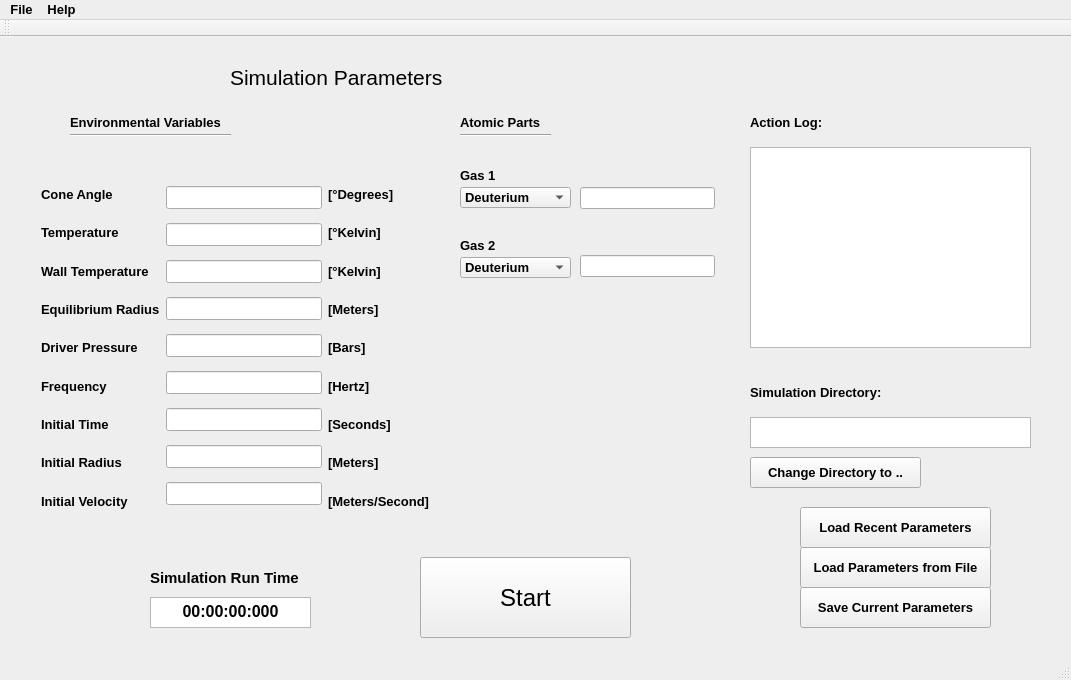
<?xml version="1.0" encoding="UTF-8"?>
<ui version="4.0">
 <class>SimulationGUIClass</class>
 <widget class="QMainWindow" name="SimulationGUIClass">
  <property name="geometry">
   <rect>
    <x>0</x>
    <y>0</y>
    <width>1071</width>
    <height>680</height>
   </rect>
  </property>
  <property name="palette">
   <palette>
    <active>
     <colorrole role="Base">
      <brush brushstyle="SolidPattern">
       <color alpha="255">
        <red>255</red>
        <green>255</green>
        <blue>255</blue>
       </color>
      </brush>
     </colorrole>
     <colorrole role="Window">
      <brush brushstyle="SolidPattern">
       <color alpha="255">
        <red>238</red>
        <green>238</green>
        <blue>238</blue>
       </color>
      </brush>
     </colorrole>
    </active>
    <inactive>
     <colorrole role="Base">
      <brush brushstyle="SolidPattern">
       <color alpha="255">
        <red>255</red>
        <green>255</green>
        <blue>255</blue>
       </color>
      </brush>
     </colorrole>
     <colorrole role="Window">
      <brush brushstyle="SolidPattern">
       <color alpha="255">
        <red>238</red>
        <green>238</green>
        <blue>238</blue>
       </color>
      </brush>
     </colorrole>
    </inactive>
    <disabled>
     <colorrole role="Base">
      <brush brushstyle="SolidPattern">
       <color alpha="255">
        <red>238</red>
        <green>238</green>
        <blue>238</blue>
       </color>
      </brush>
     </colorrole>
     <colorrole role="Window">
      <brush brushstyle="SolidPattern">
       <color alpha="255">
        <red>238</red>
        <green>238</green>
        <blue>238</blue>
       </color>
      </brush>
     </colorrole>
    </disabled>
   </palette>
  </property>
  <property name="font">
   <font>
    <pointsize>10</pointsize>
    <weight>75</weight>
    <bold>true</bold>
   </font>
  </property>
  <property name="contextMenuPolicy">
   <enum>Qt::ActionsContextMenu</enum>
  </property>
  <property name="windowTitle">
   <string>SimulationGUI</string>
  </property>
  <widget class="QWidget" name="centralWidget">
   <widget class="QToolButton" name="LoadRecentParametersButton">
    <property name="geometry">
     <rect>
      <x>800</x>
      <y>470</y>
      <width>191</width>
      <height>41</height>
     </rect>
    </property>
    <property name="font">
     <font>
      <pointsize>10</pointsize>
      <weight>75</weight>
      <bold>true</bold>
     </font>
    </property>
    <property name="cursor">
     <cursorShape>PointingHandCursor</cursorShape>
    </property>
    <property name="text">
     <string>Load Recent Parameters</string>
    </property>
   </widget>
   <widget class="QToolButton" name="LoadParametersFromFileButton">
    <property name="geometry">
     <rect>
      <x>800</x>
      <y>510</y>
      <width>191</width>
      <height>41</height>
     </rect>
    </property>
    <property name="font">
     <font>
      <pointsize>10</pointsize>
      <weight>75</weight>
      <bold>true</bold>
     </font>
    </property>
    <property name="cursor">
     <cursorShape>PointingHandCursor</cursorShape>
    </property>
    <property name="text">
     <string>Load Parameters from File</string>
    </property>
   </widget>
   <widget class="QToolButton" name="StartButton">
    <property name="geometry">
     <rect>
      <x>420</x>
      <y>520</y>
      <width>211</width>
      <height>81</height>
     </rect>
    </property>
    <property name="font">
     <font>
      <pointsize>18</pointsize>
      <weight>50</weight>
      <bold>false</bold>
     </font>
    </property>
    <property name="cursor">
     <cursorShape>PointingHandCursor</cursorShape>
    </property>
    <property name="text">
     <string>Start</string>
    </property>
   </widget>
   <widget class="QToolButton" name="SaveCurrentParametersButton">
    <property name="geometry">
     <rect>
      <x>800</x>
      <y>550</y>
      <width>191</width>
      <height>41</height>
     </rect>
    </property>
    <property name="font">
     <font>
      <pointsize>10</pointsize>
      <weight>75</weight>
      <bold>true</bold>
     </font>
    </property>
    <property name="cursor">
     <cursorShape>PointingHandCursor</cursorShape>
    </property>
    <property name="text">
     <string>Save Current Parameters</string>
    </property>
   </widget>
   <widget class="QLabel" name="ActionLogLabel">
    <property name="geometry">
     <rect>
      <x>750</x>
      <y>70</y>
      <width>81</width>
      <height>31</height>
     </rect>
    </property>
    <property name="text">
     <string>Action Log:</string>
    </property>
   </widget>
   <widget class="QTextBrowser" name="ActionLogBox">
    <property name="geometry">
     <rect>
      <x>750</x>
      <y>110</y>
      <width>281</width>
      <height>201</height>
     </rect>
    </property>
    <property name="font">
     <font>
      <pointsize>9</pointsize>
      <weight>50</weight>
      <bold>false</bold>
     </font>
    </property>
    <property name="cursor" stdset="0">
     <cursorShape>IBeamCursor</cursorShape>
    </property>
   </widget>
   <widget class="QLabel" name="EnvironmentalVariablesLabel">
    <property name="geometry">
     <rect>
      <x>70</x>
      <y>70</y>
      <width>171</width>
      <height>31</height>
     </rect>
    </property>
    <property name="text">
     <string>Environmental Variables</string>
    </property>
   </widget>
   <widget class="Line" name="EnvironmentalVariablesLine">
    <property name="geometry">
     <rect>
      <x>70</x>
      <y>90</y>
      <width>161</width>
      <height>16</height>
     </rect>
    </property>
    <property name="orientation">
     <enum>Qt::Horizontal</enum>
    </property>
   </widget>
   <widget class="QLabel" name="SimulationParameters">
    <property name="geometry">
     <rect>
      <x>230</x>
      <y>20</y>
      <width>271</width>
      <height>41</height>
     </rect>
    </property>
    <property name="font">
     <font>
      <pointsize>16</pointsize>
      <weight>50</weight>
      <bold>false</bold>
     </font>
    </property>
    <property name="text">
     <string>Simulation Parameters</string>
    </property>
   </widget>
   <widget class="Line" name="AtomicPartsLine">
    <property name="geometry">
     <rect>
      <x>460</x>
      <y>90</y>
      <width>91</width>
      <height>16</height>
     </rect>
    </property>
    <property name="orientation">
     <enum>Qt::Horizontal</enum>
    </property>
   </widget>
   <widget class="QLabel" name="AtomicPartsLabel">
    <property name="geometry">
     <rect>
      <x>460</x>
      <y>70</y>
      <width>91</width>
      <height>31</height>
     </rect>
    </property>
    <property name="text">
     <string>Atomic Parts</string>
    </property>
   </widget>
   <widget class="QTextBrowser" name="SimulationDirectoryBox">
    <property name="geometry">
     <rect>
      <x>750</x>
      <y>380</y>
      <width>281</width>
      <height>31</height>
     </rect>
    </property>
    <property name="font">
     <font>
      <pointsize>9</pointsize>
      <weight>50</weight>
      <bold>false</bold>
     </font>
    </property>
    <property name="cursor" stdset="0">
     <cursorShape>IBeamCursor</cursorShape>
    </property>
   </widget>
   <widget class="QLabel" name="SimulationDirectoryLabel">
    <property name="geometry">
     <rect>
      <x>750</x>
      <y>340</y>
      <width>141</width>
      <height>31</height>
     </rect>
    </property>
    <property name="text">
     <string>Simulation Directory:</string>
    </property>
   </widget>
   <widget class="QToolButton" name="ChangeDirectoryToButton">
    <property name="geometry">
     <rect>
      <x>750</x>
      <y>420</y>
      <width>171</width>
      <height>31</height>
     </rect>
    </property>
    <property name="cursor">
     <cursorShape>PointingHandCursor</cursorShape>
    </property>
    <property name="text">
     <string>Change Directory to ..</string>
    </property>
   </widget>
   <widget class="QWidget" name="layoutWidget">
    <property name="geometry">
     <rect>
      <x>30</x>
      <y>130</y>
      <width>411</width>
      <height>361</height>
     </rect>
    </property>
    <property name="font">
     <font>
      <pointsize>10</pointsize>
      <weight>75</weight>
      <bold>true</bold>
     </font>
    </property>
    <layout class="QHBoxLayout" name="horizontalLayout">
     <item>
      <layout class="QVBoxLayout" name="verticalLayout_3">
       <item>
        <widget class="QLabel" name="ConeAngleLabel">
         <property name="font">
          <font>
           <pointsize>10</pointsize>
           <weight>75</weight>
           <bold>true</bold>
          </font>
         </property>
         <property name="toolTip">
          <string>&lt;html&gt;&lt;head/&gt;&lt;body&gt;&lt;p&gt;&lt;span style=&quot; font-size:12pt; font-weight:400;&quot;&gt;The &lt;/span&gt;&lt;span style=&quot; font-size:12pt;&quot;&gt;Cone Angle&lt;/span&gt;&lt;span style=&quot; font-size:12pt; font-weight:400;&quot;&gt; is the &lt;/span&gt;&lt;span style=&quot; font-size:12pt;&quot;&gt;angularwidth &lt;/span&gt;&lt;span style=&quot; font-size:12pt; font-weight:400;&quot;&gt;of the &lt;/span&gt;&lt;span style=&quot; font-size:12pt;&quot;&gt;conical section&lt;/span&gt;&lt;span style=&quot; font-size:12pt; font-weight:400;&quot;&gt; of the &lt;/span&gt;&lt;span style=&quot; font-size:12pt;&quot;&gt;bubble&lt;/span&gt;&lt;span style=&quot; font-size:12pt; font-weight:400;&quot;&gt; that is to be simulated.&lt;/span&gt;&lt;/p&gt;&lt;/body&gt;&lt;/html&gt;</string>
         </property>
         <property name="text">
          <string>Cone Angle</string>
         </property>
        </widget>
       </item>
       <item>
        <widget class="QLabel" name="TemperatureLabel">
         <property name="font">
          <font>
           <pointsize>10</pointsize>
           <weight>75</weight>
           <bold>true</bold>
          </font>
         </property>
         <property name="toolTip">
          <string>&lt;html&gt;&lt;head/&gt;&lt;body&gt;&lt;p&gt;&lt;span style=&quot; font-size:12pt; font-weight:400;&quot;&gt;The &lt;/span&gt;&lt;span style=&quot; font-size:12pt;&quot;&gt;Temperature&lt;/span&gt;&lt;span style=&quot; font-size:12pt; font-weight:400;&quot;&gt; of the bubble's surrounding &lt;/span&gt;&lt;span style=&quot; font-size:12pt;&quot;&gt;environment&lt;/span&gt;&lt;span style=&quot; font-size:12pt; font-weight:400;&quot;&gt;.&lt;/span&gt;&lt;/p&gt;&lt;/body&gt;&lt;/html&gt;</string>
         </property>
         <property name="text">
          <string>Temperature</string>
         </property>
        </widget>
       </item>
       <item>
        <widget class="QLabel" name="WallTemperatureLabel">
         <property name="font">
          <font>
           <pointsize>10</pointsize>
           <weight>75</weight>
           <bold>true</bold>
          </font>
         </property>
         <property name="toolTip">
          <string>&lt;html&gt;&lt;head/&gt;&lt;body&gt;&lt;p&gt;&lt;span style=&quot; font-size:12pt; font-weight:400;&quot;&gt;The &lt;/span&gt;&lt;span style=&quot; font-size:12pt;&quot;&gt;Wall Temperature&lt;/span&gt;&lt;span style=&quot; font-size:12pt; font-weight:400;&quot;&gt; is the temperature of the &lt;/span&gt;&lt;span style=&quot; font-size:12pt;&quot;&gt;bubble's wall&lt;/span&gt;&lt;span style=&quot; font-size:12pt; font-weight:400;&quot;&gt;.&lt;/span&gt;&lt;/p&gt;&lt;/body&gt;&lt;/html&gt;</string>
         </property>
         <property name="text">
          <string>Wall Temperature</string>
         </property>
        </widget>
       </item>
       <item>
        <widget class="QLabel" name="EquilibriumRadiusLabel">
         <property name="font">
          <font>
           <pointsize>10</pointsize>
           <weight>75</weight>
           <bold>true</bold>
          </font>
         </property>
         <property name="toolTip">
          <string>&lt;html&gt;&lt;head/&gt;&lt;body&gt;&lt;p&gt;&lt;span style=&quot; font-size:12pt; font-weight:400;&quot;&gt;The &lt;/span&gt;&lt;span style=&quot; font-size:12pt;&quot;&gt;Equilibrium Radius&lt;/span&gt;&lt;span style=&quot; font-size:12pt; font-weight:400;&quot;&gt; of the &lt;/span&gt;&lt;span style=&quot; font-size:12pt;&quot;&gt;bubble&lt;/span&gt;&lt;span style=&quot; font-size:12pt; font-weight:400;&quot;&gt;.&lt;/span&gt;&lt;/p&gt;&lt;/body&gt;&lt;/html&gt;</string>
         </property>
         <property name="text">
          <string>Equilibrium Radius</string>
         </property>
        </widget>
       </item>
       <item>
        <widget class="QLabel" name="DriverPressureLabel">
         <property name="font">
          <font>
           <pointsize>10</pointsize>
           <weight>75</weight>
           <bold>true</bold>
          </font>
         </property>
         <property name="toolTip">
          <string>&lt;html&gt;&lt;head/&gt;&lt;body&gt;&lt;p&gt;&lt;span style=&quot; font-size:12pt; font-weight:400;&quot;&gt;The &lt;/span&gt;&lt;span style=&quot; font-size:12pt;&quot;&gt;Acoustic Driver Pressure.&lt;/span&gt;&lt;/p&gt;&lt;/body&gt;&lt;/html&gt;</string>
         </property>
         <property name="text">
          <string>Driver Pressure</string>
         </property>
        </widget>
       </item>
       <item>
        <widget class="QLabel" name="FrequencyLabel">
         <property name="font">
          <font>
           <pointsize>10</pointsize>
           <weight>75</weight>
           <bold>true</bold>
          </font>
         </property>
         <property name="toolTip">
          <string>&lt;html&gt;&lt;head/&gt;&lt;body&gt;&lt;p&gt;&lt;span style=&quot; font-size:12pt; font-weight:400;&quot;&gt;The &lt;/span&gt;&lt;span style=&quot; font-size:12pt;&quot;&gt;Frequency&lt;/span&gt;&lt;span style=&quot; font-size:12pt; font-weight:400;&quot;&gt;.&lt;/span&gt;&lt;/p&gt;&lt;/body&gt;&lt;/html&gt;</string>
         </property>
         <property name="text">
          <string>Frequency</string>
         </property>
        </widget>
       </item>
       <item>
        <widget class="QLabel" name="InitialTimeLabel">
         <property name="font">
          <font>
           <pointsize>10</pointsize>
           <weight>75</weight>
           <bold>true</bold>
          </font>
         </property>
         <property name="toolTip">
          <string>&lt;html&gt;&lt;head/&gt;&lt;body&gt;&lt;p&gt;&lt;span style=&quot; font-size:12pt; font-weight:400;&quot;&gt;The &lt;/span&gt;&lt;span style=&quot; font-size:12pt;&quot;&gt;Time Offset&lt;/span&gt;&lt;span style=&quot; font-size:12pt; font-weight:400;&quot;&gt; for the &lt;/span&gt;&lt;span style=&quot; font-size:12pt;&quot;&gt;Acoustic Driver&lt;/span&gt;&lt;span style=&quot; font-size:12pt; font-weight:400;&quot;&gt;. This will &lt;/span&gt;&lt;span style=&quot; font-size:12pt;&quot;&gt;shift the sinusoid&lt;/span&gt;&lt;span style=&quot; font-size:12pt; font-weight:400;&quot;&gt; to the left or to the right.&lt;/span&gt;&lt;/p&gt;&lt;/body&gt;&lt;/html&gt;</string>
         </property>
         <property name="text">
          <string>Initial Time</string>
         </property>
        </widget>
       </item>
       <item>
        <widget class="QLabel" name="InitialRadiusLabel">
         <property name="font">
          <font>
           <pointsize>10</pointsize>
           <weight>75</weight>
           <bold>true</bold>
          </font>
         </property>
         <property name="toolTip">
          <string>&lt;html&gt;&lt;head/&gt;&lt;body&gt;&lt;p&gt;&lt;span style=&quot; font-size:12pt; font-weight:400;&quot;&gt;The &lt;/span&gt;&lt;span style=&quot; font-size:12pt;&quot;&gt;Initial Radius&lt;/span&gt;&lt;span style=&quot; font-size:12pt; font-weight:400;&quot;&gt; of the&lt;/span&gt;&lt;span style=&quot; font-size:12pt;&quot;&gt; bubble&lt;/span&gt;&lt;span style=&quot; font-size:12pt; font-weight:400;&quot;&gt;.&lt;/span&gt;&lt;/p&gt;&lt;/body&gt;&lt;/html&gt;</string>
         </property>
         <property name="text">
          <string>Initial Radius</string>
         </property>
        </widget>
       </item>
       <item>
        <widget class="QLabel" name="InitialVelocityLabel">
         <property name="font">
          <font>
           <pointsize>10</pointsize>
           <weight>75</weight>
           <bold>true</bold>
          </font>
         </property>
         <property name="toolTip">
          <string>&lt;html&gt;&lt;head/&gt;&lt;body&gt;&lt;p&gt;&lt;span style=&quot; font-size:12pt; font-weight:400;&quot;&gt;The &lt;/span&gt;&lt;span style=&quot; font-size:12pt;&quot;&gt;Initial Velocity&lt;/span&gt;&lt;span style=&quot; font-size:12pt; font-weight:400;&quot;&gt; of the &lt;/span&gt;&lt;span style=&quot; font-size:12pt;&quot;&gt;bubble wall&lt;/span&gt;&lt;span style=&quot; font-size:12pt; font-weight:400;&quot;&gt;. A &lt;/span&gt;&lt;span style=&quot; font-size:12pt;&quot;&gt;positive value&lt;/span&gt;&lt;span style=&quot; font-size:12pt; font-weight:400;&quot;&gt; indicates an &lt;/span&gt;&lt;span style=&quot; font-size:12pt;&quot;&gt;expansion&lt;/span&gt;&lt;span style=&quot; font-size:12pt; font-weight:400;&quot;&gt;, while a &lt;/span&gt;&lt;span style=&quot; font-size:12pt;&quot;&gt;negative value&lt;/span&gt;&lt;span style=&quot; font-size:12pt; font-weight:400;&quot;&gt; indicates a &lt;/span&gt;&lt;span style=&quot; font-size:12pt;&quot;&gt;compression&lt;/span&gt;&lt;span style=&quot; font-size:12pt; font-weight:400;&quot;&gt;.&lt;/span&gt;&lt;/p&gt;&lt;/body&gt;&lt;/html&gt;</string>
         </property>
         <property name="text">
          <string>Initial Velocity</string>
         </property>
        </widget>
       </item>
      </layout>
     </item>
     <item>
      <layout class="QVBoxLayout" name="verticalLayout_2">
       <item>
        <widget class="QLineEdit" name="ConeAngleLineText">
         <property name="font">
          <font>
           <pointsize>10</pointsize>
           <weight>50</weight>
           <bold>false</bold>
          </font>
         </property>
         <property name="layoutDirection">
          <enum>Qt::LeftToRight</enum>
         </property>
         <property name="alignment">
          <set>Qt::AlignRight|Qt::AlignTrailing|Qt::AlignVCenter</set>
         </property>
        </widget>
       </item>
       <item>
        <widget class="QLineEdit" name="TemperatureLineText">
         <property name="font">
          <font>
           <weight>50</weight>
           <bold>false</bold>
          </font>
         </property>
         <property name="layoutDirection">
          <enum>Qt::LeftToRight</enum>
         </property>
         <property name="alignment">
          <set>Qt::AlignRight|Qt::AlignTrailing|Qt::AlignVCenter</set>
         </property>
        </widget>
       </item>
       <item>
        <widget class="QLineEdit" name="WallTemperatureLineText">
         <property name="font">
          <font>
           <weight>50</weight>
           <bold>false</bold>
          </font>
         </property>
         <property name="layoutDirection">
          <enum>Qt::LeftToRight</enum>
         </property>
         <property name="alignment">
          <set>Qt::AlignRight|Qt::AlignTrailing|Qt::AlignVCenter</set>
         </property>
        </widget>
       </item>
       <item>
        <widget class="QLineEdit" name="EquilibriumRadiusLineText">
         <property name="font">
          <font>
           <weight>50</weight>
           <bold>false</bold>
          </font>
         </property>
         <property name="layoutDirection">
          <enum>Qt::LeftToRight</enum>
         </property>
         <property name="alignment">
          <set>Qt::AlignRight|Qt::AlignTrailing|Qt::AlignVCenter</set>
         </property>
        </widget>
       </item>
       <item>
        <widget class="QLineEdit" name="DriverPressureLineText">
         <property name="font">
          <font>
           <weight>50</weight>
           <bold>false</bold>
          </font>
         </property>
         <property name="layoutDirection">
          <enum>Qt::LeftToRight</enum>
         </property>
         <property name="alignment">
          <set>Qt::AlignRight|Qt::AlignTrailing|Qt::AlignVCenter</set>
         </property>
        </widget>
       </item>
       <item>
        <widget class="QLineEdit" name="FrequencyLineText">
         <property name="font">
          <font>
           <weight>50</weight>
           <bold>false</bold>
          </font>
         </property>
         <property name="layoutDirection">
          <enum>Qt::LeftToRight</enum>
         </property>
         <property name="alignment">
          <set>Qt::AlignRight|Qt::AlignTrailing|Qt::AlignVCenter</set>
         </property>
        </widget>
       </item>
       <item>
        <widget class="QLineEdit" name="InitialTimeLineText">
         <property name="font">
          <font>
           <weight>50</weight>
           <bold>false</bold>
          </font>
         </property>
         <property name="layoutDirection">
          <enum>Qt::LeftToRight</enum>
         </property>
         <property name="alignment">
          <set>Qt::AlignRight|Qt::AlignTrailing|Qt::AlignVCenter</set>
         </property>
        </widget>
       </item>
       <item>
        <widget class="QLineEdit" name="InitialRadiusLineText">
         <property name="font">
          <font>
           <weight>50</weight>
           <bold>false</bold>
          </font>
         </property>
         <property name="layoutDirection">
          <enum>Qt::LeftToRight</enum>
         </property>
         <property name="alignment">
          <set>Qt::AlignRight|Qt::AlignTrailing|Qt::AlignVCenter</set>
         </property>
        </widget>
       </item>
       <item>
        <widget class="QLineEdit" name="InitialVelocityLineText">
         <property name="font">
          <font>
           <weight>50</weight>
           <bold>false</bold>
          </font>
         </property>
         <property name="layoutDirection">
          <enum>Qt::LeftToRight</enum>
         </property>
         <property name="alignment">
          <set>Qt::AlignRight|Qt::AlignTrailing|Qt::AlignVCenter</set>
         </property>
        </widget>
       </item>
      </layout>
     </item>
     <item>
      <layout class="QVBoxLayout" name="verticalLayout">
       <item>
        <widget class="QLabel" name="ConeAngleUnitsLabel">
         <property name="text">
          <string>[°Degrees]</string>
         </property>
        </widget>
       </item>
       <item>
        <widget class="QLabel" name="TemperatureUnitsLabel">
         <property name="text">
          <string>[°Kelvin]</string>
         </property>
        </widget>
       </item>
       <item>
        <widget class="QLabel" name="WallTemperatureUnitsLabel">
         <property name="text">
          <string>[°Kelvin]</string>
         </property>
        </widget>
       </item>
       <item>
        <widget class="QLabel" name="EquilibriumRadiusUnitsLabel">
         <property name="text">
          <string>[Meters]</string>
         </property>
        </widget>
       </item>
       <item>
        <widget class="QLabel" name="DriverPressureUnitsLabel">
         <property name="text">
          <string>[Bars]</string>
         </property>
        </widget>
       </item>
       <item>
        <widget class="QLabel" name="FrequencyUnitsLabel">
         <property name="text">
          <string>[Hertz]</string>
         </property>
        </widget>
       </item>
       <item>
        <widget class="QLabel" name="InitialTimeUnitsLabel">
         <property name="text">
          <string>[Seconds]</string>
         </property>
        </widget>
       </item>
       <item>
        <widget class="QLabel" name="InitialRadiusUnitsLabel">
         <property name="text">
          <string>[Meters]</string>
         </property>
        </widget>
       </item>
       <item>
        <widget class="QLabel" name="InitialVelocityUnitsLabel">
         <property name="text">
          <string>[Meters/Second]</string>
         </property>
        </widget>
       </item>
      </layout>
     </item>
    </layout>
   </widget>
   <widget class="QComboBox" name="GasComboBox2">
    <property name="geometry">
     <rect>
      <x>460</x>
      <y>220</y>
      <width>111</width>
      <height>21</height>
     </rect>
    </property>
    <item>
     <property name="text">
      <string>Deuterium</string>
     </property>
    </item>
    <item>
     <property name="text">
      <string>Helium</string>
     </property>
    </item>
    <item>
     <property name="text">
      <string>Neon</string>
     </property>
    </item>
    <item>
     <property name="text">
      <string>Argon</string>
     </property>
    </item>
    <item>
     <property name="text">
      <string>Xenon</string>
     </property>
    </item>
   </widget>
   <widget class="QComboBox" name="GasComboBox1">
    <property name="geometry">
     <rect>
      <x>460</x>
      <y>150</y>
      <width>111</width>
      <height>21</height>
     </rect>
    </property>
    <item>
     <property name="text">
      <string>Deuterium</string>
     </property>
    </item>
    <item>
     <property name="text">
      <string>Helium</string>
     </property>
    </item>
    <item>
     <property name="text">
      <string>Neon</string>
     </property>
    </item>
    <item>
     <property name="text">
      <string>Argon</string>
     </property>
    </item>
    <item>
     <property name="text">
      <string>Xenon</string>
     </property>
    </item>
   </widget>
   <widget class="QTextBrowser" name="GUITimerBox">
    <property name="geometry">
     <rect>
      <x>150</x>
      <y>560</y>
      <width>161</width>
      <height>31</height>
     </rect>
    </property>
    <property name="html">
     <string>&lt;!DOCTYPE HTML PUBLIC &quot;-//W3C//DTD HTML 4.0//EN&quot; &quot;http://www.w3.org/TR/REC-html40/strict.dtd&quot;&gt;
&lt;html&gt;&lt;head&gt;&lt;meta name=&quot;qrichtext&quot; content=&quot;1&quot; /&gt;&lt;style type=&quot;text/css&quot;&gt;
p, li { white-space: pre-wrap; }
&lt;/style&gt;&lt;/head&gt;&lt;body style=&quot; font-family:'Lucida Grande'; font-size:10pt; font-weight:600; font-style:normal;&quot;&gt;
&lt;p align=&quot;center&quot; style=&quot; margin-top:0px; margin-bottom:0px; margin-left:0px; margin-right:0px; -qt-block-indent:0; text-indent:0px;&quot;&gt;&lt;span style=&quot; font-family:'MS Shell Dlg 2'; font-size:12pt;&quot;&gt;00:00:00:000&lt;/span&gt;&lt;/p&gt;&lt;/body&gt;&lt;/html&gt;</string>
    </property>
   </widget>
   <widget class="QLabel" name="TimerLabel">
    <property name="geometry">
     <rect>
      <x>150</x>
      <y>530</y>
      <width>181</width>
      <height>21</height>
     </rect>
    </property>
    <property name="font">
     <font>
      <pointsize>11</pointsize>
     </font>
    </property>
    <property name="text">
     <string>Simulation Run Time</string>
    </property>
   </widget>
   <widget class="QLineEdit" name="Gas1LineText">
    <property name="geometry">
     <rect>
      <x>580</x>
      <y>150</y>
      <width>135</width>
      <height>22</height>
     </rect>
    </property>
    <property name="font">
     <font>
      <pointsize>10</pointsize>
      <weight>50</weight>
      <bold>false</bold>
     </font>
    </property>
    <property name="alignment">
     <set>Qt::AlignRight|Qt::AlignTrailing|Qt::AlignVCenter</set>
    </property>
   </widget>
   <widget class="QLineEdit" name="Gas2LineText">
    <property name="geometry">
     <rect>
      <x>580</x>
      <y>218</y>
      <width>135</width>
      <height>22</height>
     </rect>
    </property>
    <property name="font">
     <font>
      <pointsize>10</pointsize>
      <weight>50</weight>
      <bold>false</bold>
     </font>
    </property>
    <property name="inputMethodHints">
     <set>Qt::ImhNone</set>
    </property>
    <property name="alignment">
     <set>Qt::AlignRight|Qt::AlignTrailing|Qt::AlignVCenter</set>
    </property>
    <property name="readOnly">
     <bool>true</bool>
    </property>
   </widget>
   <widget class="QLabel" name="Gas1Label">
    <property name="geometry">
     <rect>
      <x>460</x>
      <y>130</y>
      <width>75</width>
      <height>16</height>
     </rect>
    </property>
    <property name="text">
     <string>Gas 1</string>
    </property>
   </widget>
   <widget class="QLabel" name="Gas2Label">
    <property name="geometry">
     <rect>
      <x>460</x>
      <y>200</y>
      <width>64</width>
      <height>16</height>
     </rect>
    </property>
    <property name="text">
     <string>Gas 2</string>
    </property>
   </widget>
  </widget>
  <widget class="QMenuBar" name="menuBar">
   <property name="geometry">
    <rect>
     <x>0</x>
     <y>0</y>
     <width>1071</width>
     <height>22</height>
    </rect>
   </property>
   <widget class="QMenu" name="menuFile">
    <property name="title">
     <string>File</string>
    </property>
    <addaction name="actionSave_Parameters_As"/>
   </widget>
   <widget class="QMenu" name="menuHelp">
    <property name="title">
     <string>Help</string>
    </property>
    <addaction name="actionAbout"/>
   </widget>
   <addaction name="menuFile"/>
   <addaction name="menuHelp"/>
  </widget>
  <widget class="QToolBar" name="mainToolBar">
   <attribute name="toolBarArea">
    <enum>TopToolBarArea</enum>
   </attribute>
   <attribute name="toolBarBreak">
    <bool>false</bool>
   </attribute>
  </widget>
  <widget class="QStatusBar" name="statusBar"/>
  <action name="actionSave_Parameters_As">
   <property name="text">
    <string>Save Parameters As...</string>
   </property>
  </action>
  <action name="actionAbout">
   <property name="text">
    <string>About..</string>
   </property>
  </action>
 </widget>
 <layoutdefault spacing="6" margin="11"/>
 <tabstops>
  <tabstop>ConeAngleLineText</tabstop>
  <tabstop>TemperatureLineText</tabstop>
  <tabstop>WallTemperatureLineText</tabstop>
  <tabstop>EquilibriumRadiusLineText</tabstop>
  <tabstop>DriverPressureLineText</tabstop>
  <tabstop>FrequencyLineText</tabstop>
  <tabstop>InitialTimeLineText</tabstop>
  <tabstop>InitialRadiusLineText</tabstop>
  <tabstop>InitialVelocityLineText</tabstop>
  <tabstop>GasComboBox1</tabstop>
  <tabstop>Gas1LineText</tabstop>
  <tabstop>GasComboBox2</tabstop>
  <tabstop>Gas2LineText</tabstop>
  <tabstop>StartButton</tabstop>
  <tabstop>ActionLogBox</tabstop>
  <tabstop>SimulationDirectoryBox</tabstop>
  <tabstop>ChangeDirectoryToButton</tabstop>
  <tabstop>LoadRecentParametersButton</tabstop>
  <tabstop>LoadParametersFromFileButton</tabstop>
  <tabstop>SaveCurrentParametersButton</tabstop>
  <tabstop>GUITimerBox</tabstop>
 </tabstops>
 <resources>
  <include location="simulationgui.qrc"/>
 </resources>
 <connections/>
</ui>
